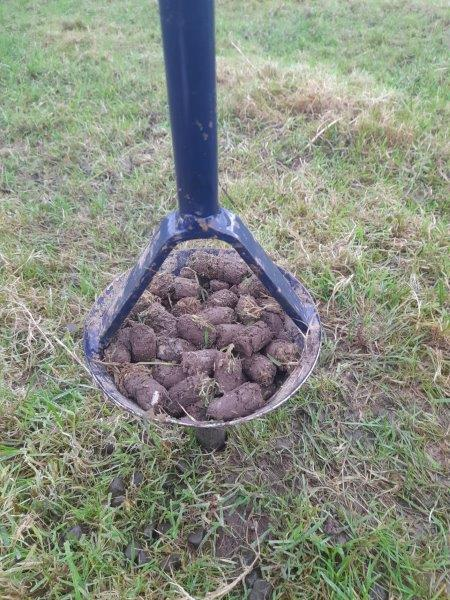
#> input picture Soil Photos/soil_photo (1).jpg, 450 x 600 px, given in place of soil_photo%20(1).jpg, which was not available
$ python test.py
#> lines starting #> are read from the running program, lines starting #| are printed output that depends on the picture; after the words box and inside, x2 and y2 are one past the last pixel; in counts of white or black regions, pixels touching at a corner belong together; pictures that were not available may be replaced by others from this repository, and a replacement may not be noted
print("Hello!");
#All of this code is from https://towardsdatascience.com/image-processing-with-python-blob-detection-using-scikit-image-5df9a8380ade

import matplotlib.pyplot as plt
import numpy as np
import pandas as pd
import skimage
from skimage.io import imread, imshow
from skimage.color import rgb2gray, rgb2hsv
from skimage.measure import label, regionprops, regionprops_table
from skimage.filters import threshold_otsu
from scipy.ndimage import median_filter
from matplotlib.patches import Rectangle
from tqdm import tqdm

print("Done importing libraries!");

dirt = imread('https://gitlab.com/aer224/summer-2022-soil/-/raw/main/Soil%20Photos/soil_photo%20(1).jpg')
#> dirt is the input picture: shape (600, 450, 3); mean R, G, B 136.9, 141.8, 129
imshow(dirt);

dirt_gray = rgb2gray(dirt)
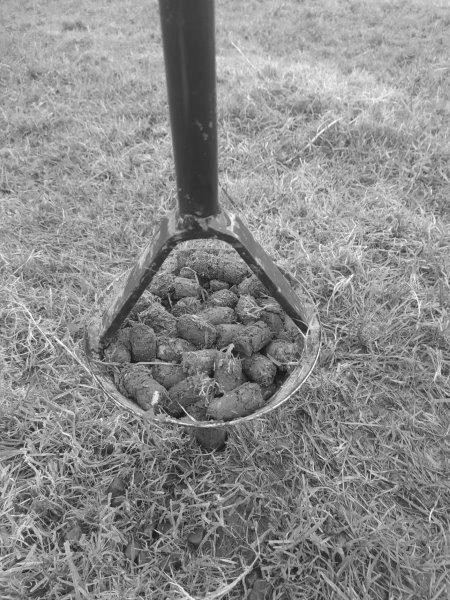
#> dirt_gray: shape (600, 450) float64; min 0.0218, max 0.999, mean 0.548
otsu_thresh = threshold_otsu(dirt_gray)
#> otsu_thresh = 0.516
dirt_binary = dirt_gray < otsu_thresh
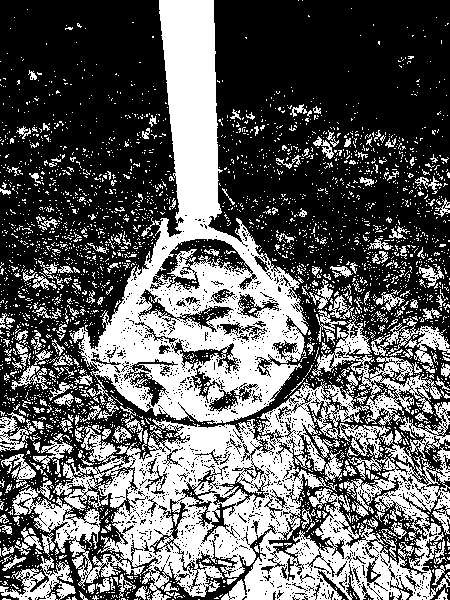
#> dirt_binary: shape (600, 450) bool; 38.7% white; 3210 white regions (2992 under 20 px), largest, box (x1, y1, x2, y2) and area: (12, 295, 450, 600) 45619, (70, 0, 308, 424) 33858, (0, 556, 76, 600) 1358
imshow(dirt_binary, cmap = 'gray'); #Showing greyscale image

dirt_hsv = rgb2hsv(dirt[:,:,:3])
#> dirt_hsv: shape (600, 450, 3) float64; mean of channels 0, 1, 2 0.329, 0.176, 0.581
plt.figure(num=None, figsize=(8, 6), dpi=80)
plt.imshow(dirt_hsv[:,:,0], cmap='hsv') #Showing HSV
plt.colorbar();

lower_mask = dirt_hsv [:,:,0] > 0.80
#> lower_mask: shape (600, 450) bool; 10.4% white; 291 white regions (224 under 20 px), largest, box (x1, y1, x2, y2) and area: (95, 247, 320, 432) 21217, (216, 507, 268, 559) 1116, (257, 451, 292, 481) 497
upper_mask = dirt_hsv [:,:,0] <= 1.00
#> upper_mask: shape (600, 450) bool; every value is 1
mask = upper_mask*lower_mask
red = dirt[:,:,0]*mask
green = dirt[:,:,1]*mask
blue = dirt[:,:,2]*mask
dirt_mask = np.dstack((red,green,blue))
plt.figure(num=None, figsize=(8, 6), dpi=80)
imshow(dirt_mask);

dirt_hsv = rgb2hsv(dirt[:,:,:3])
plt.figure(num=None, figsize=(8, 6), dpi=80)
plt.imshow(dirt_hsv[:,:,2], cmap='gray')
plt.colorbar();

lower_mask = dirt_hsv [:,:,0] > 0.80
upper_mask = dirt_hsv [:,:,0] <= 1.00
value_mask = dirt_hsv [:,:,2] < .90
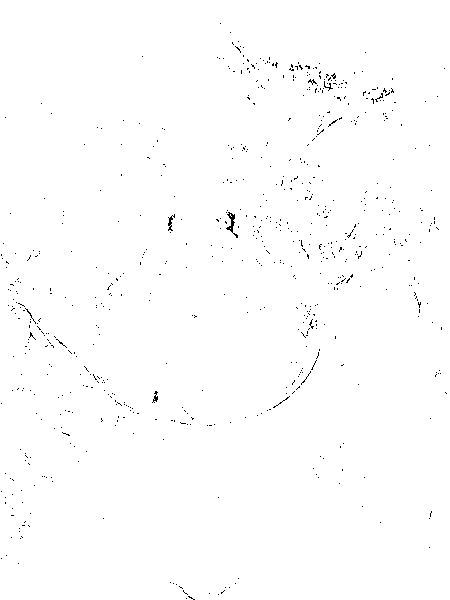
#> value_mask: shape (600, 450) bool; 99.4% white; black in thin lines or dots
mask = upper_mask*lower_mask*value_mask
#> mask: shape (600, 450) bool; 10.4% white; 284 white regions (219 under 20 px), largest, box (x1, y1, x2, y2) and area: (95, 247, 320, 432) 21170, (216, 507, 268, 559) 1116, (257, 451, 292, 481) 497
red = dirt[:,:,0] * mask
green = dirt[:,:,1] * mask
blue = dirt[:,:,2] * mask
dirt_mask = np.dstack((red, green, blue))
plt.figure(num=None, figsize=(8, 6), dpi=80)
imshow(dirt_mask);

lower_mask = dirt_hsv [:,:,0] > 0.80
upper_mask = dirt_hsv [:,:,0] <= 1.00
value_mask = dirt_hsv [:,:,2] < .90
mask = median_filter(upper_mask*lower_mask*value_mask, 10)
#> mask: shape (600, 450) bool; 9.4% white; 19 white regions (2 under 20 px), largest, box (x1, y1, x2, y2) and area: (99, 253, 316, 427) 22435, (217, 514, 268, 558) 1062, (259, 453, 292, 490) 545
red = dirt[:,:,0] * mask
green = dirt[:,:,1] * mask
blue = dirt[:,:,2] * mask
dirt_mask = np.dstack((red, green, blue))
plt.figure(num=None, figsize=(8, 6), dpi=80)
imshow(dirt_mask);

dirt_blobs = label(rgb2gray(dirt_mask) > 0)
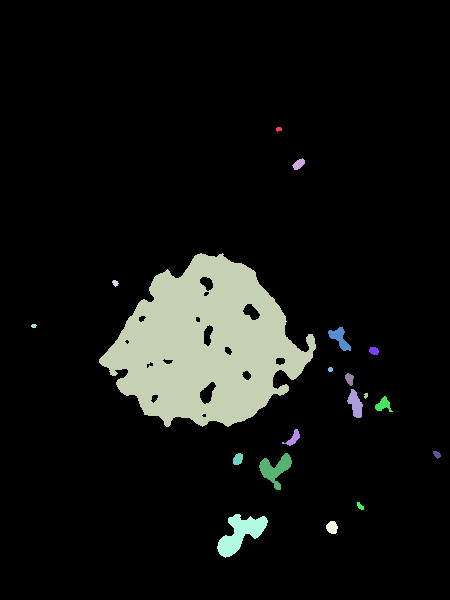
#> dirt_blobs: shape (600, 450) int32; 20 distinct labels, from 0 to 19; one colour per label, 0 black
imshow(dirt_blobs, cmap = 'tab10');

properties =['area','bbox','convex_area','bbox_area',
             'major_axis_length', 'minor_axis_length',
             'eccentricity']
df = pd.DataFrame(regionprops_table(dirt_blobs, properties = properties))
#> df = table of 19 rows and 10 columns


blob_coordinates = [(row['bbox-0'],row['bbox-1'],
                     row['bbox-2'],row['bbox-3'] )for
                    index, row in df.iterrows()]
#> blob_coordinates = 19 items, first 6: (127, 276, 132, 282), (158, 292, 170, 305), (253, 99, 427, 316), (280, 112, 287, 119), (324, 31, 328, 37), (327, 328, 351, 351)
fig, ax = plt.subplots(1,1, figsize=(8, 6), dpi = 80)
for blob in tqdm(blob_coordinates):
    width = blob[3] - blob[1]
    height = blob[2] - blob[0]
    patch = Rectangle((blob[1],blob[0]), width, height,
                       edgecolor='r', facecolor='none')
    ax.add_patch(patch)
#> this loop made 19 passes
#> (blob, width, height) on passes 1 to 12: ((127, 276, 132, 282), 6, 5), ((158, 292, 170, 305), 13, 12), ((253, 99, 427, 316), 217, 174), ((280, 112, 287, 119), 7, 7), ((324, 31, 328, 37), 6, 4), ((327, 328, 351, 351), 23, 24), ((347, 369, 355, 379), 10, 8), ((367, 328, 372, 333), 5, 5), ((373, 345, 386, 354), 9, 13), ((389, 347, 418, 363), 16, 29), ((393, 364, 399, 368), 4, 6), ((396, 375, 412, 393), 18, 16)
ax.imshow(dirt);
ax.set_axis_off()

df = df[df['eccentricity'] < df['eccentricity'].max()]
#> df = table of 18 rows and 10 columns

fig, ax = plt.subplots(1, len(blob_coordinates), figsize=(15,5))
for n, axis in enumerate(ax.flatten()):
    axis.imshow(dirt[int(blob_coordinates[n][0]):
                     int(blob_coordinates[n][2]),
                     int(blob_coordinates[n][1]):
                     int(blob_coordinates[n][3])]);
#> this loop made 19 passes

fig.tight_layout()

plt.show(block=True) #this is the wonderful command that actually plots everything (on my machine at least)
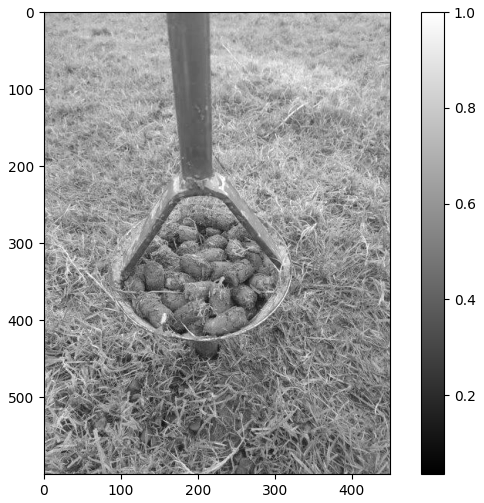
#> figure drawn by matplotlib, 2 panels
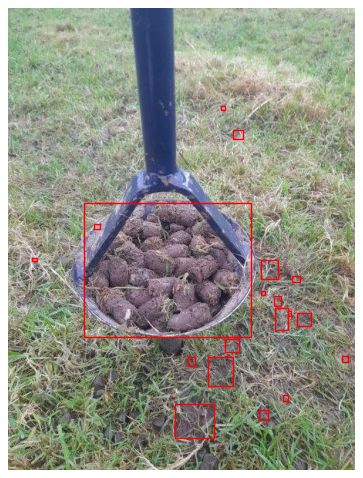
#> figure drawn by matplotlib, 1 panel
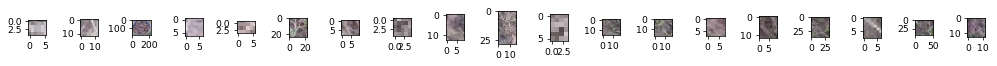
#> figure drawn by matplotlib, 19 panels
